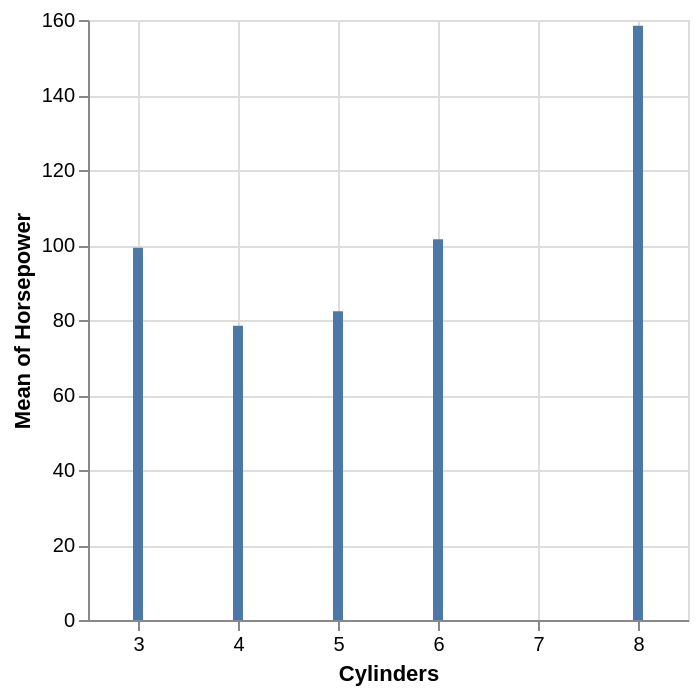

The notebook cell saved with this chart:
### Markdown cell above
## 1.2: Encoding Types

In class, you learned about how variables can be separated into levels of measurement: nominal, ordinal, and quantitative (if you forgot what these mean, check the slides [here!](https://cel.cs.brown.edu/csci-1377-f26/slides/10_Visualization_II.pdf)). Altair's declarative chart model builds on the grammar of graphics, so the way you choose to describe your variables affects the way they are displayed. 

In altair, any attribute set on a graph that can be appended with its intended encoding type: nominal, ordinal, temporal (we didn't talk about this one in class, but it just means dates/times), or quantitative, by appending a `:N`, `:O`, `:T`, or `:Q` after the name of the column in your dataset that variable comes from. For example, if I have a column `price`, `price:Q` would tell Altair that `price` is intended to be encoded as a quantitative variable!

[Encoding data types docs](https://altair-viz.github.io/user_guide/encodings/index.html#encoding-data-types)

**Task 1:** Change `Cylinders` from `:Q` to `:O` and compare the bars.

### Code cell
alt.Chart(cars).mark_bar().encode(
    x="Cylinders:Q",
    y="mean(Horsepower):Q"
)

### Figure 1 — Vega specification as saved in the notebook (floating-point values rounded to 4 significant figures)
{"$schema": "https://vega.github.io/schema/vega/v6.json", "data": [{"name": "source_0", "values": [{"Cylinders": 8, "mean_Horsepower": 158.5}, {"Cylinders": 4, "mean_Horsepower": 78.47}, {"Cylinders": 6, "mean_Horsepower": 101.5}, {"Cylinders": 3, "mean_Horsepower": 99.25}, {"Cylinders": 5, "mean_Horsepower": 82.33}]}, {"name": "source_0_x_domain_Cylinders", "values": [{"min": 3, "max": 8}]}, {"name": "source_0_y_domain_mean_Horsepower", "values": [{"min": 78.47, "max": 158.5}]}], "marks": [{"type": "rect", "name": "marks", "from": {"data": "source_0"}, "encode": {"update": {"fill": {"value": "#4c78a8"}, "y2": {"value": 0, "scale": "y"}, "width": {"value": 5}, "xc": {"field": "Cylinders", "scale": "x"}, "y": {"field": "mean_Horsepower", "scale": "y"}}}, "style": ["bar"]}], "scales": [{"name": "x", "type": "linear", "domain": [{"signal": "(data(\"source_0_x_domain_Cylinders\")[0] || {}).min"}, {"signal": "(data(\"source_0_x_domain_Cylinders\")[0] || {}).max"}], "range": [0, {"signal": "width"}], "zero": false, "nice": true, "padding": 5}, {"name": "y", "type": "linear", "domain": [{"signal": "(data(\"source_0_y_domain_mean_Horsepower\")[0] || {}).min"}, {"signal": "(data(\"source_0_y_domain_mean_Horsepower\")[0] || {}).max"}], "range": [{"signal": "height"}, 0], "nice": true, "zero": true}], "axes": [{"scale": "x", "gridScale": "y", "tickCount": {"signal": "ceil(width/40)"}, "labels": false, "aria": false, "grid": true, "minExtent": 0, "zindex": 0, "maxExtent": 0, "orient": "bottom", "ticks": false, "domain": false}, {"scale": "y", "minExtent": 0, "domain": false, "aria": false, "maxExtent": 0, "zindex": 0, "orient": "left", "grid": true, "gridScale": "x", "tickCount": {"signal": "ceil(height/40)"}, "labels": false, "ticks": false}, {"scale": "x", "orient": "bottom", "tickCount": {"signal": "ceil(width/40)"}, "zindex": 0, "grid": false, "labelFlush": true, "title": "Cylinders", "labelOverlap": true}, {"scale": "y", "grid": false, "labelOverlap": true, "orient": "left", "title": "Mean of Horsepower", "tickCount": {"signal": "ceil(height/40)"}, "zindex": 0}], "height": 300, "padding": 5, "style": "cell", "width": 300, "background": "white"}
